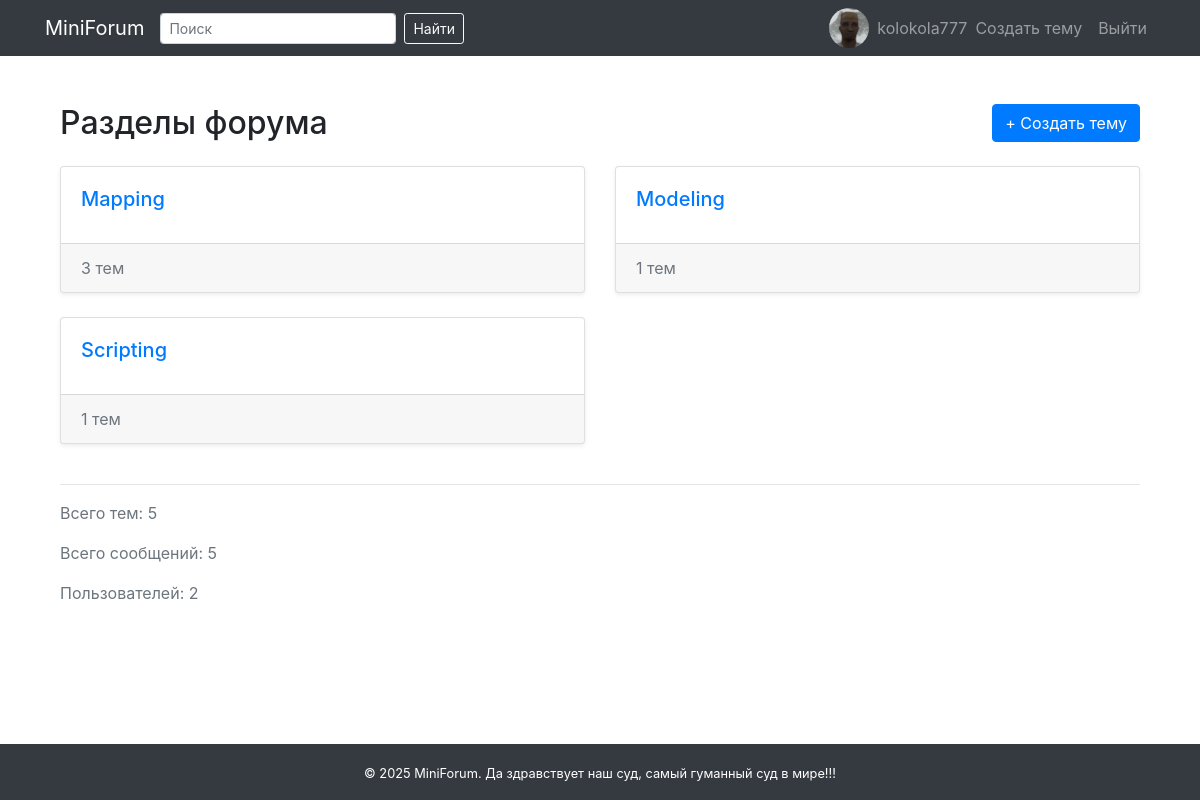
Screenshot of / (signed in) with the database file from the repository.
### forum/models.py (models this page shows, shortened)
class Category(models.Model):
    name = models.CharField(max_length=100)
    description = models.TextField(blank=True)

### forum/views.py (the view)
# urls.py: path('', views.index, name='index'), # главная
def index(request):
    categories = Category.objects.all()
    stats = {
        'topics': Topic.objects.count(),
        'posts': Post.objects.count(),
        'users': User.objects.count(),
    }
    query = request.GET.get('q', '')
    if query:
        topics = Topic.objects.filter(
            Q(title__icontains=query) | Q(content__icontains=query)
        ).order_by('-created_at')
    else:
        topics = Topic.objects.all().order_by('-created_at')
    return render(request, 'forum/index.html', {
        'categories': categories,
        'stats': stats,
        'topics': topics,
        'query': query,
    })

### templates/forum/index.html (shortened to what this page needs)
{% extends 'base.html' %}
{% block content %}
<div class="container mt-4">
    <div class="d-flex justify-content-between align-items-center mb-4">
        <h2 class="mb-0">Разделы форума</h2>
        {% if user.is_authenticated %}
        <a href="{% url 'create_topic' %}" class="btn btn-primary">+ Создать тему</a>
        {% endif %}
    </div>
    <div class="row">
        {% for category in categories %}
        <div class="col-md-6 mb-4">
            <div class="card h-100 shadow-sm">
                <div class="card-body">
                    <h5 class="card-title">
                        <a href="{% url 'category_detail' category.id %}">{{ category.name }}</a>
                    </h5>
                </div>
                <div class="card-footer text-muted">
                    {{ category.topic_set.count }} тем
                </div>
            </div>
        </div>
        {% empty %}
        <p class="text-muted">Категорий пока нет.</p>
        {% endfor %}
    </div>
    <hr>
    <div class="text-muted">
        <p>Всего тем: {{ stats.topics }}</p>
        <p>Всего сообщений: {{ stats.posts }}</p>
        <p>Пользователей: {{ stats.users }}</p>
    </div>
</div>
{% endblock %}

### templates/base.html (shortened to what this page needs)
<!DOCTYPE html>
<html lang="ru">
<head>
    <link rel="stylesheet" href="https://stackpath.bootstrapcdn.com/bootstrap/4.5.2/css/bootstrap.min.css">
</head>
<body>
<nav class="navbar navbar-expand-lg navbar-dark bg-dark">
    <div class="container">
        <a class="navbar-brand" href="{% url 'index' %}">MiniForum</a>
        <div class="collapse navbar-collapse" id="navbarNav">
            <form class="form-inline my-2 my-lg-0 mr-3" method="get" action="{% url 'index' %}">
                <input class="form-control form-control-sm mr-sm-2" type="search" placeholder="Поиск"
                       aria-label="Search" name="q" value="{{ query|default:'' }}">
                <button class="btn btn-outline-light btn-sm my-2 my-sm-0" type="submit">Найти</button>
            </form>
            <ul class="navbar-nav ml-auto">
                {% if user.is_authenticated %}
                <li class="nav-item d-flex align-items-center">
                    {% if user.profile.avatar %}
                    <img src="{{ user.profile.avatar.url }}" class="rounded-circle mr-2" width="40" height="40"
                         alt="avatar">
                    {% else %}
                    <img src="/media/avatars/default.png" class="rounded-circle mr-2" width="40" height="40"
                         alt="default avatar">
                    {% endif %}
                    <a class="nav-link p-0" href="#">{{ user.username }}</a>
                </li>
                <li class="nav-item">
                    <a class="nav-link" href="{% url 'create_topic' %}">Создать тему</a>
                </li>
                <li class="nav-item">
                    <form method="post" action="{% url 'logout' %}">
                        <button type="submit" class="nav-link btn btn-link" style="border: none;">Выйти</button>
                    </form>
                </li>
                {% endif %}
            </ul>
        </div>
    </div>
</nav>
<div class="container content-wrapper mt-4 mb-5">
    {% block content %}{% endblock %}
</div>
<footer class="bg-dark text-white py-3 mt-auto">
    <div class="container text-center">
        <small>© 2025 MiniForum. Да здравствует наш суд, самый гуманный суд в мире!!!</small>
    </div>
</footer>
</body>
</html>

### templates/base.html (style rules this page uses)
html, body { height: 100%; margin: 0; }
body { display: flex; flex-direction: column; }
.content-wrapper { flex: 1; }

### rows the page displays
Category: name "Mapping", topic_set.count "3"
Category: name "Modeling", topic_set.count "1"
Category: name "Scripting", topic_set.count "1"

### other values shown
{{ user.username }} "kolokola777"
{{ stats.topics }} "5"
{{ stats.posts }} "5"
{{ stats.users }} "2"
